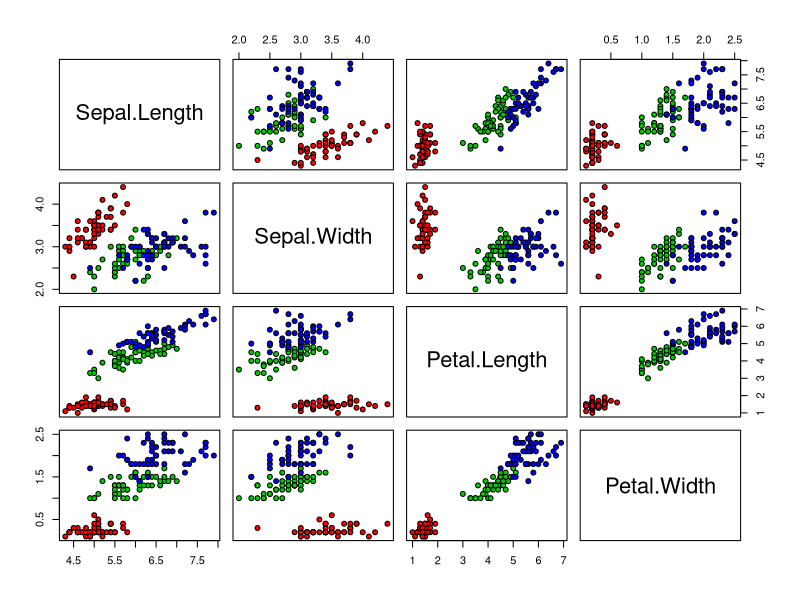

Generate this figure with R:


# Show the dataset
iris
# Show the help page, with information about the dataset 
?iris

# Create plots 

plot(iris[1:4],pch=21, bg=c("red","green3","blue")[unclass(iris$Species)])
      
